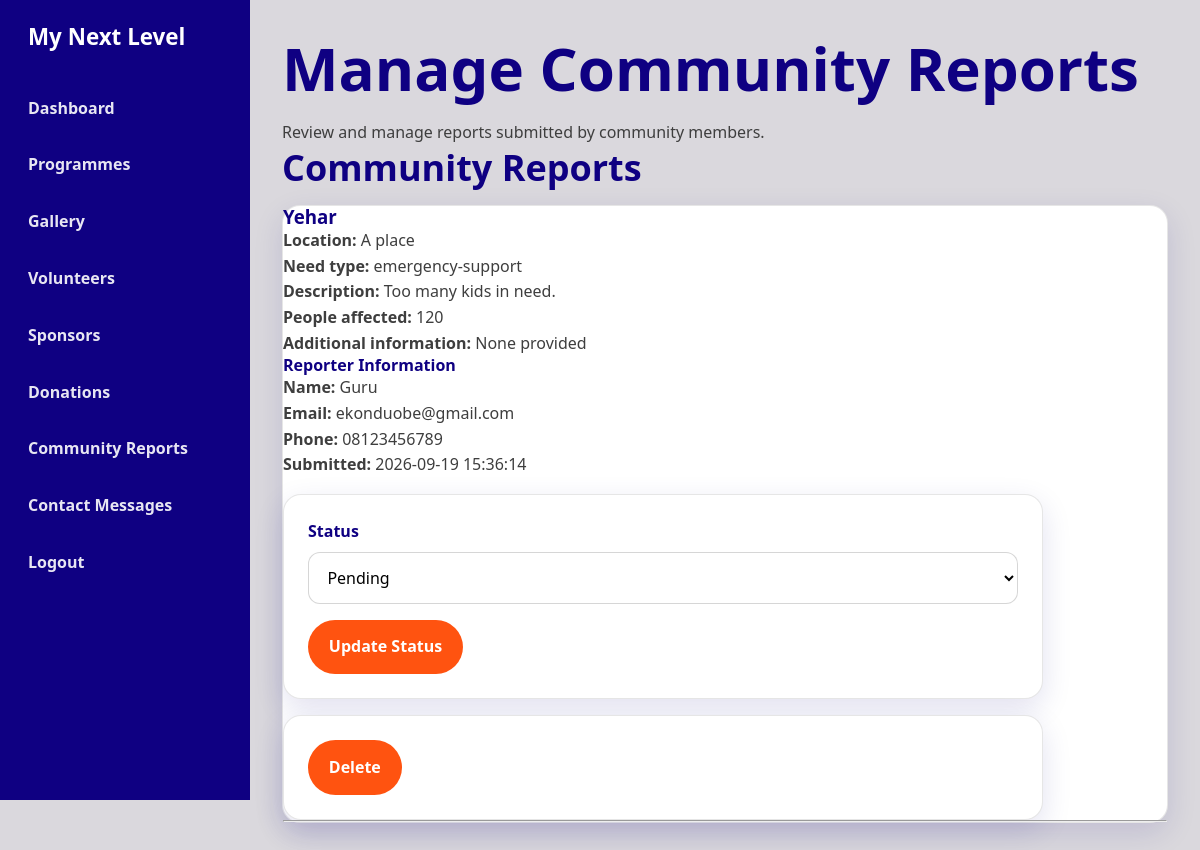
Screenshot of /admin/community-reports.php (signed in) with the database file from the repository.
### tables this page shows
CREATE TABLE `community_reports` (
  `id` int(11) NOT NULL,
  `reporter_name` varchar(150) NOT NULL,
  `email` varchar(150) DEFAULT NULL,
  `phone` varchar(30) DEFAULT NULL,
  `community_name` varchar(150) NOT NULL,
  `location` varchar(255) NOT NULL,
  `need_type` varchar(100) NOT NULL,
  `description` text NOT NULL,
  `people_affected` int(11) DEFAULT NULL,
  `additional_information` text DEFAULT NULL,
  `image` varchar(255) DEFAULT NULL,
  `status` varchar(50) DEFAULT 'pending',
  `created_at` timestamp NOT NULL DEFAULT current_timestamp()
);

### admin/community-reports.php (the view, shortened to what this page needs)
<?php
require_once "../includes/database.php";
$sql = "
    SELECT *
    FROM community_reports
    ORDER BY created_at DESC
";
$result = $conn->query($sql);
?>
<!DOCTYPE html>
<html lang="en">
<head>
    <link rel="stylesheet" href="../assets/css/index.css">
    <link rel="stylesheet" href="../assets/css/admin.css">
</head>
<body>
    <div class="admin-layout">
        <?php require_once "admin-navigation.php"; ?>
        <main class="admin-main">
        <h1>Manage Community Reports</h1>
        <p>Review and manage reports submitted by community members.</p>
        <?php if ($result && $result->num_rows > 0): ?>
            <section aria-labelledby="report-records-heading">
                <h2 id="report-records-heading">
                    Community Reports
                </h2>
                <?php while ($report = $result->fetch_assoc()): ?>
                    <article>
                        <h3>
                            <?php echo htmlspecialchars($report["community_name"]); ?>
                        </h3>
                        <p>
                            <strong>Location:</strong>
                            <?php echo htmlspecialchars($report["location"]); ?>
                        </p>
                        <p>
                            <strong>Need type:</strong>
                            <?php echo htmlspecialchars($report["need_type"]); ?>
                        </p>
                        <p>
                            <strong>Description:</strong>
                            <?php echo nl2br(htmlspecialchars($report["description"])); ?>
                        </p>
                        <p>
                            <strong>People affected:</strong>
                            <?php
                            echo $report["people_affected"] !== null
                                ? htmlspecialchars($report["people_affected"])
                                : "Not provided";
                            ?>
                        </p>
                        <p>
                            <strong>Additional information:</strong>
                            <?php
                            echo !empty($report["additional_information"])
                                ? nl2br(htmlspecialchars($report["additional_information"]))
                                : "None provided";
                            ?>
                        </p>
                        <h4>Reporter Information</h4>
                        <p>
                            <strong>Name:</strong>
                            <?php echo htmlspecialchars($report["reporter_name"]); ?>
                        </p>
                        <p>
                            <strong>Email:</strong>
                            <?php
                            echo !empty($report["email"])
                                ? htmlspecialchars($report["email"])
                                : "Not provided";
                            ?>
                        </p>
                        <p>
                            <strong>Phone:</strong>
                            <?php
                            echo !empty($report["phone"])
                                ? htmlspecialchars($report["phone"])
                                : "Not provided";
                            ?>
                        </p>
                        <p>
                            <strong>Submitted:</strong>
                            <?php echo htmlspecialchars($report["created_at"]); ?>
                        </p>
                        <form method="POST">
                            <label for="status-<?php echo $report["id"]; ?>">
                                Status
                            </label>
                            <select
                                id="status-<?php echo $report["id"]; ?>"
                                name="status"
                            >
                                <option
                                    value="pending"
                                    <?php echo $report["status"] === "pending" ? "selected" : ""; ?>
                                >
                                    Pending
                                </option>
                            </select>
                            <button type="submit" name="update_status">
                                Update Status
                            </button>
                        </form>
                        <form method="POST">
                            <button
                                type="submit"
                                name="delete_report"
                            >
                                Delete
                            </button>
                        </form>
                        <hr>
                    </article>
                <?php endwhile; ?>
            </section>
        <?php else: ?>
            <p>No community reports found.</p>
        <?php endif; ?>
        </main>
    </div>
</body>
</html>

### assets/css/index.css (style rules this page uses)
:root { --primary: #ff5310; --secondary: #0f0082; --accent: #333333; --bg: #dad8dd; --white: #ffffff; --text: #000000; --muted: #3e3e3e; --shadow: 0 10px 30px rgba(15, 0, 130, 0.12); --radius: 18px; }
* { box-sizing: border-box; margin: 0; padding: 0; }
html { scroll-behavior: smooth; }
body { font-family: 'Segoe UI', Tahoma, Geneva, Verdana, sans-serif; background: var(--bg); color: var(--text); line-height: 1.6; }
button, input, textarea, select { font: inherit; }
header, main, footer, section, article, nav, aside, form, figure, figcaption { display: block; }
main { max-width: 1200px; margin: 0 auto; padding: 2rem 1.5rem 4rem; }
section { margin-bottom: 3rem; }
h1, h2, h3, h4 { color: var(--secondary); line-height: 1.2; }
h1 { font-size: clamp(2.2rem, 5vw, 4rem); margin-bottom: 1rem; }
h2 { font-size: clamp(1.8rem, 3vw, 2.6rem); margin-bottom: 1rem; }
p { color: var(--muted); }
[aria-labelledby="about-intro-heading"] article, .program-card, [aria-labelledby="get-involved-heading"] article, article, form { background: var(--white); border: 1px solid rgba(51, 51, 51, 0.12); border-radius: var(--radius); box-shadow: var(--shadow); }
form { max-width: 760px; margin-top: 1rem; padding: 1.5rem; }
form label, form legend { display: block; margin-bottom: 0.5rem; color: var(--secondary); font-weight: 700; }
form input, form textarea, form select { width: 100%; margin-bottom: 1rem; padding: 0.8rem 0.9rem; border: 1px solid rgba(51, 51, 51, 0.2); border-radius: 12px; background: var(--white); }
form button { background: var(--primary); color: var(--white); border: none; padding: 0.9rem 1.3rem; border-radius: 999px; font-weight: 700; cursor: pointer; }

### assets/css/admin.css (style rules this page uses)
.admin-layout { min-height: 100vh; display: flex; background: var(--bg); }
.admin-main { margin-left: 250px; width: calc(100% - 250px); max-width: none; padding: 2rem; }

### rows the page displays
community_reports: community_name "Yehar", location "A place", need_type "emergency-support", description "Too many kids in need.", people_affected "120", additional_information "None provided", reporter_name "Guru", email "ekonduobe@gmail.com", phone "08123456789", created_at "2026-09-19 15:36:14", status "Pending"
